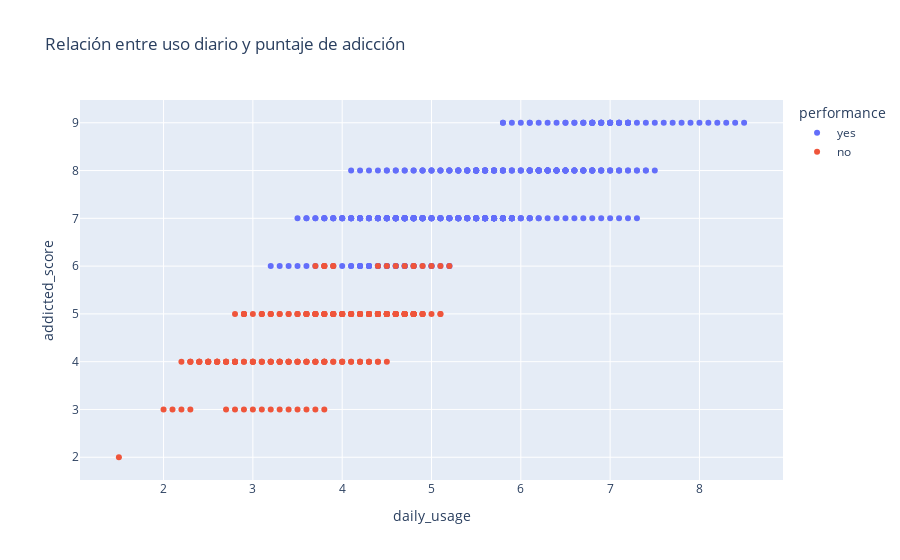

Notebook code for this chart:
### Markdown cell above
- Aunque no es muy significativa, hay una correlación negativa entre la edad de los usuarios y el uso de redes sociales.

### Code cell
## dispersión de uso diario y puntaje de adicción
fig = px.scatter(df, x="daily_usage", y='addicted_score', color='performance', title='Relación entre uso diario y puntaje de adicción')

fig.show()

## Correlación
print('Correlación: ', round(df['daily_usage'].corr(df['addicted_score']), 2) )

### Figure 1 — Plotly figure (JSON) as saved in the notebook; plotly's stock layout.template omitted (floating-point values rounded to 4 significant figures; data arrays with more than 128 entries replaced by an {"elided": "..."} marker saying what was removed)
{"data": [{"hovertemplate": "performance=yes<br>daily_usage=%{x}<br>addicted_score=%{y}<extra></extra>", "legendgroup": "yes", "marker": {"color": "#636efa", "symbol": "circle"}, "mode": "markers", "name": "yes", "orientation": "v", "showlegend": true, "type": "scatter", "x": {"elided": "453 float values"}, "xaxis": "x", "y": {"elided": "453 int values"}, "yaxis": "y"}, {"hovertemplate": "performance=no<br>daily_usage=%{x}<br>addicted_score=%{y}<extra></extra>", "legendgroup": "no", "marker": {"color": "#EF553B", "symbol": "circle"}, "mode": "markers", "name": "no", "orientation": "v", "showlegend": true, "type": "scatter", "x": {"elided": "252 float values"}, "xaxis": "x", "y": {"elided": "252 int values"}, "yaxis": "y"}], "layout": {"legend": {"title": {"text": "performance"}, "tracegroupgap": 0}, "title": {"text": "Relación entre uso diario y puntaje de adicción"}, "xaxis": {"anchor": "y", "domain": [0, 1], "title": {"text": "daily_usage"}}, "yaxis": {"anchor": "x", "domain": [0, 1], "title": {"text": "addicted_score"}}}}
